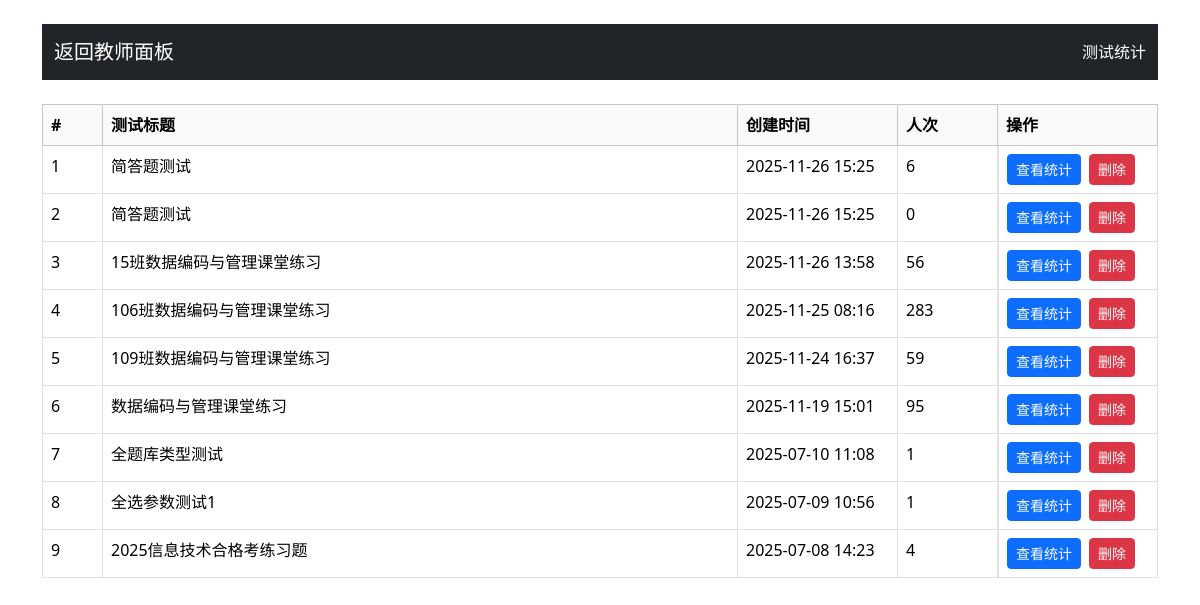
/test_statistics (signed in), run on an earlier commit of the app's database.
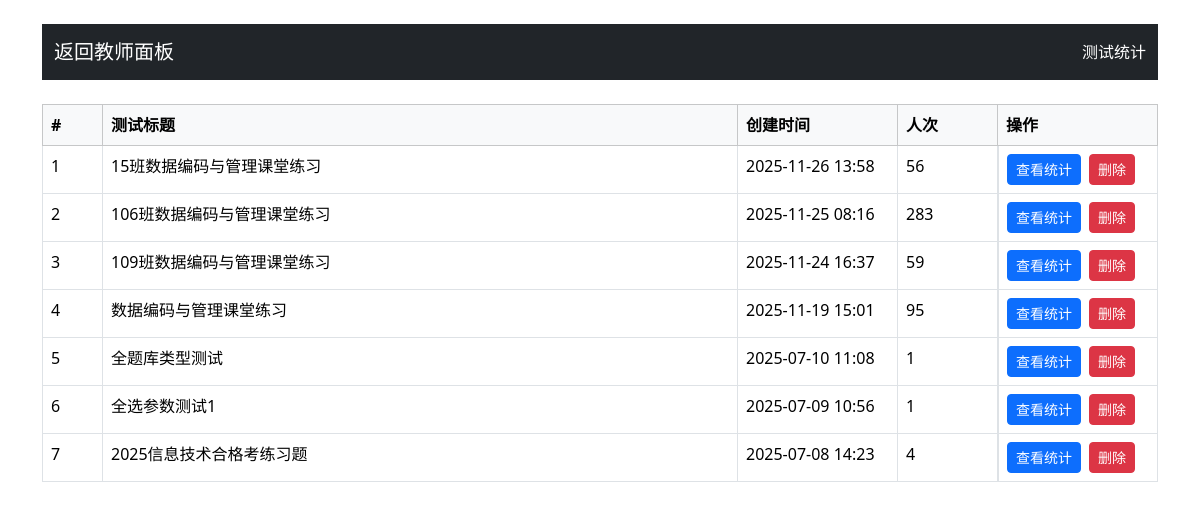
And on a later commit of the database.
### app.py (models this page shows)
class Test(db.Model):
    id = db.Column(db.Integer, primary_key=True)
    title = db.Column(db.String(200), nullable=False)
    single_choice_count = db.Column(db.Integer, default=0)
    multiple_choice_count = db.Column(db.Integer, default=0)
    true_false_count = db.Column(db.Integer, default=0)
    fill_blank_count = db.Column(db.Integer, default=0)
    short_answer_count = db.Column(db.Integer, default=0)
    single_choice_score = db.Column(db.Integer, default=0)
    multiple_choice_score = db.Column(db.Integer, default=0)
    true_false_score = db.Column(db.Integer, default=0)
    fill_blank_score = db.Column(db.Integer, default=0)
    short_answer_score = db.Column(db.Integer, default=0)
    total_score = db.Column(db.Integer, nullable=False)
    created_at = db.Column(db.DateTime, default=datetime.utcnow)
    is_active = db.Column(db.Boolean, default=True)
    single_choice_bank_id = db.Column(db.Integer)
    multiple_choice_bank_id = db.Column(db.Integer)
    true_false_bank_id = db.Column(db.Integer)
    fill_blank_bank_id = db.Column(db.Integer)
    short_answer_bank_id = db.Column(db.Integer)
    allow_student_choice = db.Column(db.Boolean, default=False)

### app.py (the view)
@app.route('/test_statistics')
def test_statistics():
    if 'role' not in session or session['role'] != 'teacher':
        return redirect(url_for('teacher_login'))
    tests = Test.query.order_by(Test.created_at.desc()).all()
    data = []
    for t in tests:
        cnt = TestResult.query.filter_by(test_id=t.id).count()
        data.append({'test': t, 'count': cnt})
    return render_template('test_statistics.html', tests=data)

### app.py (called while the page is built)
def to_bj(dt: datetime):
    return (dt + BJ_OFFSET) if dt else dt

def bjtime_filter(value, fmt='%Y-%m-%d %H:%M'):
    if not value:
        return ''
    return to_bj(value).strftime(fmt)

### templates/test_statistics.html (shortened to what this page needs)
<!DOCTYPE html>
<html lang="zh">
<head>
    <link href="{{ url_for('static', filename='bootstrap/css/bootstrap.min.css') }}" rel="stylesheet">
</head>
<body class="container mt-4">
    <nav class="navbar navbar-dark bg-dark mb-4">
        <div class="container-fluid">
            <a href="{{ url_for('teacher_dashboard') }}" class="navbar-brand"> 返回教师面板</a>
            <span class="navbar-text text-white">测试统计</span>
        </div>
    </nav>
    {% if tests %}
    <table class="table table-bordered">
        <thead class="table-light">
            <tr>
                <th style="width:60px">#</th>
                <th>测试标题</th>
                <th style="width:160px">创建时间</th>
                <th style="width:100px">人次</th>
                <th style="width:160px">操作</th>
            </tr>
        </thead>
        <tbody>
            {% for test in tests %}
            <tr>
                <td>{{ loop.index }}</td>
                <td>{{ test.test.title }}</td>
                <td>{{ test.test.created_at|bjtime }}</td>
                <td>{{ test.count }}</td>
                <td class="d-flex">
                    <a href="{{ url_for('get_test_statistics', test_id=test.test.id) }}" class="btn btn-sm btn-primary me-2">查看统计</a>
                    <form method="post" action="{{ url_for('delete_test', test_id=test.test.id) }}" onsubmit="return confirm('确定删除此测试及其成绩吗？');">
                        <button type="submit" class="btn btn-sm btn-danger">删除</button>
                    </form>
                </td>
            </tr>
            {% endfor %}
        </tbody>
    </table>
    {% else %}
    <div class="alert alert-info">暂无测试数据</div>
    {% endif %}
</body>
</html>

What changed in the data, as far as the page shows it:
removed Test: test "简答题测试", test.created_at|bjtime "2025-11-26 15:25"
removed Test: test "简答题测试", test.created_at|bjtime "2025-11-26 15:25"
Also different on the page:
list line gone: "1 6 查看统计 删除"
list line gone: "2 0 查看统计 删除"
